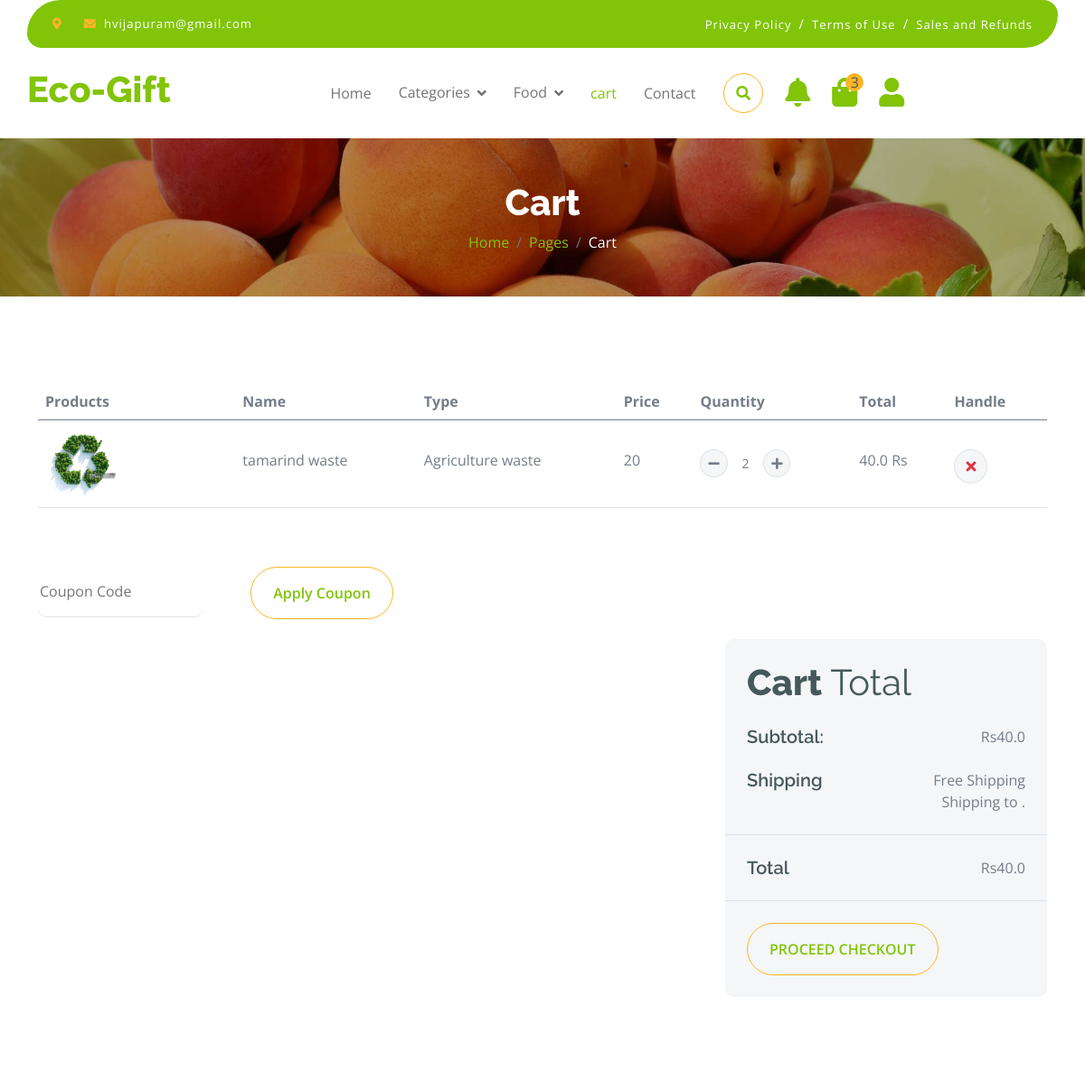
The app's page /products/cart (signed in, upper part), older data.
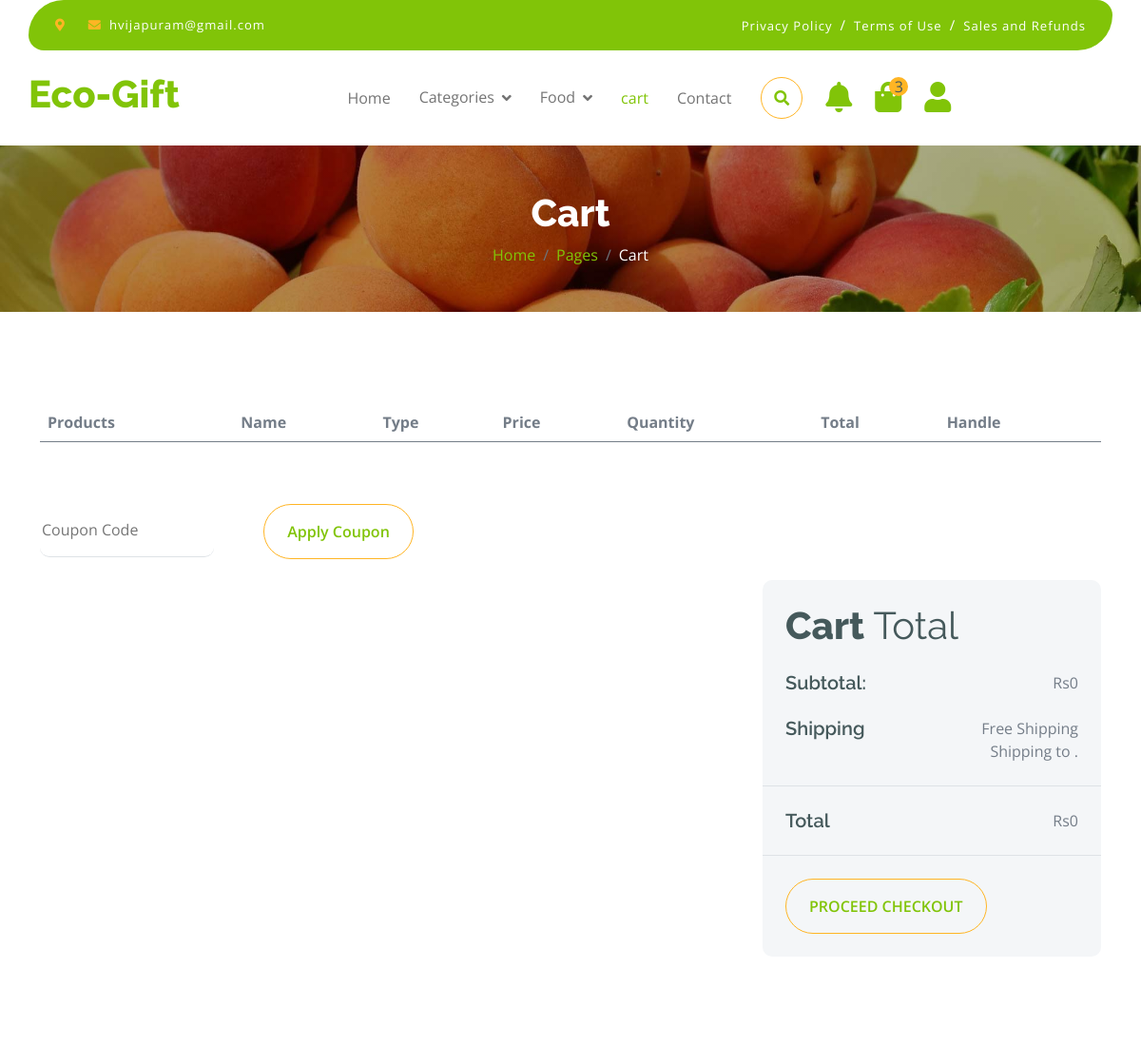
The same page, newer data.
### products/models.py (models this page shows)
class CartItem(models.Model):
    cart = models.ForeignKey(Cart, on_delete=models.CASCADE, related_name='items')
    product = models.ForeignKey(Product, on_delete=models.CASCADE)
    quantity = models.PositiveIntegerField(default=1)
    def __str__(self):
        return f"{self.product.Name} ({self.quantity})"

class Product(models.Model):
  Name = models.CharField(max_length=255)
  Description = models.TextField(blank=True)
  Price = models.CharField(max_length=10)
  Category = models.ForeignKey(Category, on_delete=models.CASCADE)
  Image = models.ImageField(upload_to='products/', blank=True)
  Seller = models.ForeignKey(Seller, on_delete=models.CASCADE, default = 1)

class Category(models.Model):
  Name = models.CharField(max_length=255)
  def __str__(self):
    return self.Name

### products/views.py (the view)
# urls.py: path('cart', views.view_cart, name="cart"),
def view_cart(request):
    try:
        cart = Cart.objects.get(customer=request.user)
        print(cart)
        if cart:
            cart_items = CartItem.objects.filter(cart=cart)
            print(cart_items)
            subtotal = sum(float(item.product.Price) * float(item.quantity) for item in cart_items)
        else:
            cart_items = []
            subtotal = 0
        context = {
            'cart': cart,
            'cart_items': cart_items,
            'subtotal': subtotal,
        }
        print(cart_items)
        return render(request, 'cart.html', context)
    except Cart.DoesNotExist:
        return render(request, 'cart.html', {'cart': None, 'cart_items': [], 'subtotal': 0})
    except Exception as e:
        print(f"An error occurred: {e}")
        return render(request, 'cart.html', {'cart': None, 'cart_items': [], 'subtotal': 0})

### products/context_processors.py (called while the page is built)
def user_email(request):
    if request.user.is_authenticated:
        return {'user_email': request.user.email}
    return {user_email: 'Please login into your account'}

### products/models.py (called while the page is built)
    def __str__(self):
        return f"Cart of {self.customer.username}"

### products/templatetags/custom_filters.py (called while the page is built)
@register.filter(name='mul')
def multiply(value, arg):
    try:
        return float(value) * float(arg)
    except (ValueError, TypeError):
        return ''

### templates/cart.html (shortened to what the changed rows need)
{% extends "base.html" %}
{% load static %}
{% load custom_filters %}
{% block content %}
        <div class="container-fluid page-header py-5">
            <h1 class="text-center text-white display-6">Cart</h1>
        </div>
{% if not user.is_authenticated %}
<div class="loginRequest" style="display: flex; align-items: center; justify-content:center; padding: 9%; margin: 9%; gap: 2%;">
<h3>Please login into Your Account , to access Cart</h3><a href="{% url 'loginCus' %}" class="my-auto">
    <i class="fas fa-user fa-2x"></i>
</a>
</div>
{% else %}
<div class="container-fluid py-5">
    <div class="container py-5">
        <div class="table-responsive">
            <table class="table">
                <thead>
                    <tr>
                        <th scope="col">Products</th>
                        <th scope="col">Name</th>
                        <th scope="col">Type</th>
                        <th scope="col">Price</th>
                        <th scope="col">Quantity</th>
                        <th scope="col">Total</th>
                        <th scope="col">Handle</th>
                    </tr>
                </thead>
                <tbody>
                    {% for item in cart_items %}
                    <tr>
                        <td>
                            <div class="d-flex align-items-center">
                                <img src="{{ item.product.Image.url }}" class="img-fluid me-5 rounded-circle" style="width: 80px; height: 80px;" alt="">
                            </div>
                        </td>
                        <td>
                            <p class="mb-0 mt-4">{{ item.product.Name }}</p>
                        </td>
                        <td>
                            <p class="mb-0 mt-4">{{ item.product.Category }}</p>
                        </td>
                        <td>
                            <p class="mb-0 mt-4">{{ item.product.Price }}</p>
                        </td>
                        <td>
                            <div class="input-group quantity mt-4" style="width: 100px;">
                                <div class="input-group-btn">
                                    <button class="btn btn-sm btn-minus rounded-circle bg-light border" onclick="return increment(this)" data-id="{{ item.id }}" data-use="decrease">
                                        <i class="fa fa-minus"></i>
                                    </button>
                                </div>
                                <input type="text" class="form-control form-control-sm text-center border-0" value="{{ item.quantity }}" id="cart-quantity-{{ item.id }}" data-id="{{ item.id }}" onchange="return change(this)">
                                <div class="input-group-btn">
                                    <button class="btn btn-sm btn-plus rounded-circle bg-light border" onclick="return increment(this)" data-id="{{ item.id }}" data-use="increase">
                                        <i class="fa fa-plus"></i>
                                    </button>
                                </div>
                            </div>
                        </td>
                        <td>
                            <p class="mb-0 mt-4">{{ item.product.Price|mul:item.quantity }} Rs</p>
                        </td>
                        <td>
                            <a href="{% url 'discardItem' item.id %}">
                            <button class="btn btn-md rounded-circle bg-light border mt-4">
                                <i class="fa fa-times text-danger"></i>
                            </button>
                            </a>
                        </td>
                    </tr>
                    {% endfor %}
                </tbody>
            </table>
        </div>
        <div class="mt-5">
            <input type="text" class="border-0 border-bottom rounded me-5 py-3 mb-4" placeholder="Coupon Code">
            <button class="btn border-secondary rounded-pill px-4 py-3 text-primary" type="button">Apply Coupon</button>
        </div>
        <div class="row g-4 justify-content-end">
            <div class="col-8"></div>
            <div class="col-sm-8 col-md-7 col-lg-6 col-xl-4">
                <div class="bg-light rounded">
                    <div class="p-4">
                        <h1 class="display-6 mb-4">Cart <span class="fw-normal">Total</span></h1>
                        <div class="d-flex justify-content-between mb-4">
                            <h5 class="mb-0 me-4">Subtotal:</h5>
                            <p class="mb-0">Rs{{ subtotal }}</p>
                        </div>
                        <div class="d-flex justify-content-between">
                            <h5 class="mb-0 me-4">Shipping</h5>
                            <div>
                                <p class="mb-0">Free Shipping</p>
                            </div>
                        </div>
                        <p class="mb-0 text-end">Shipping to {{ request.user.customer.location }}.</p>
                    </div>
                    <div class="py-4 mb-4 border-top border-bottom d-flex justify-content-between">
                        <h5 class="mb-0 ps-4 me-4">Total</h5>
                        <p class="mb-0 pe-4">Rs{{ subtotal }}</p>
                    </div>
                    <button class="btn border-secondary rounded-pill px-4 py-3 text-primary text-uppercase mb-4 ms-4" type="button"><a href="{% url 'checkout' %}">Proceed Checkout</a></button>
                </div>
            </div>
        </div
    </div>
</div>
{% endif %}
{% endblock content %}

Row changes from the older to the newer data that the page shows:
removed CartItem: product.Image (picture), product.Name "tamarind waste", product.Category "Agriculture waste", product.Price "20", quantity "2", product.Price|mul "40.0"
Text that changed along with them:
{{ subtotal }}: "40.0" → "0"
